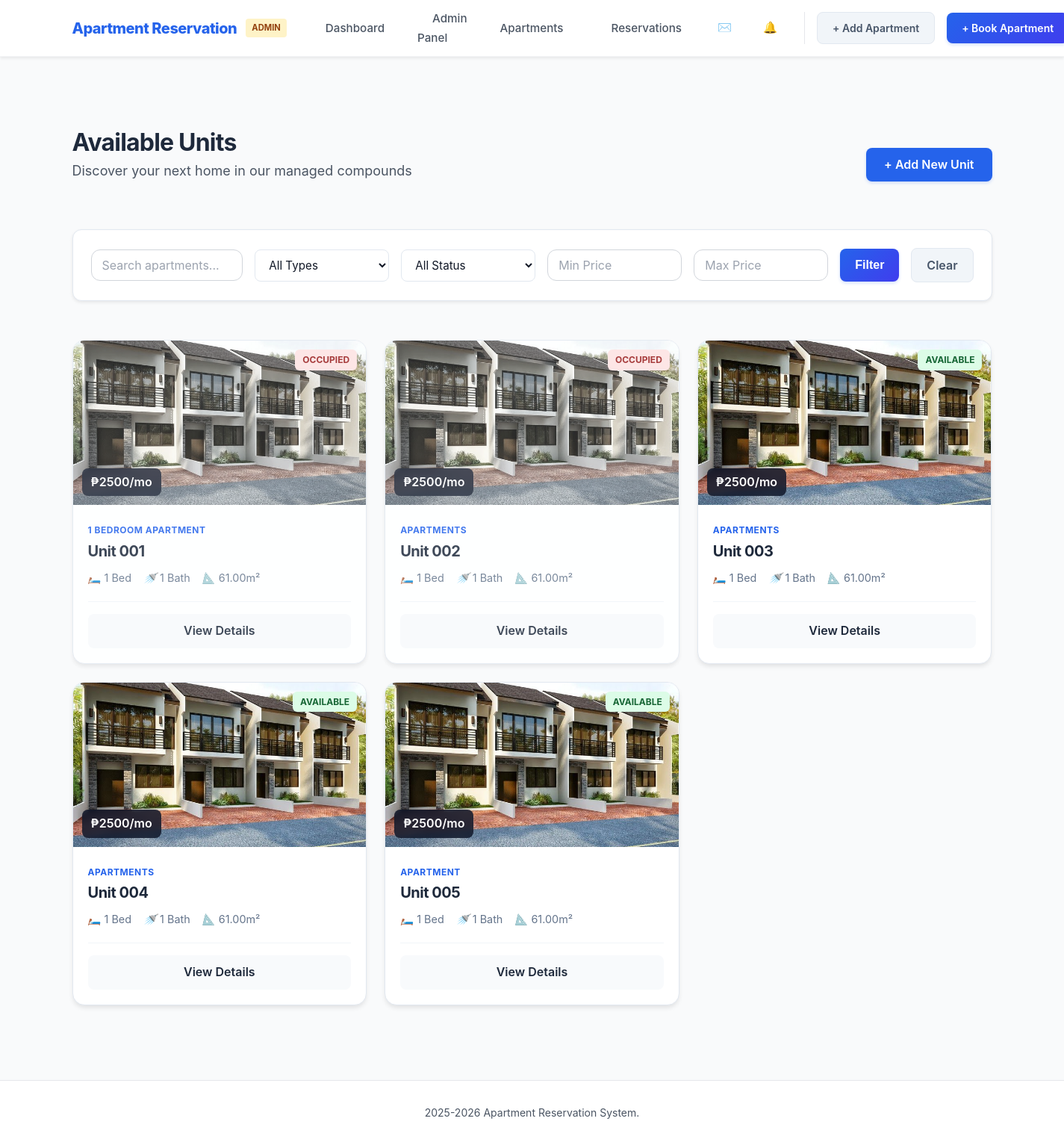
The page /apartments/ (signed in) on the database its author committed.
### reservations/models.py (models this page shows, shortened)
class Apartment(models.Model):
    STATUS_CHOICES = [
        ('available', 'Available'),
        ('occupied', 'Occupied'),
        ('maintenance', 'Maintenance'),
    ]
    APARTMENT_TYPES = [
        ('studio', 'Studio'),
        ('1br', '1 Bedroom'),
        ('2br', '2 Bedrooms'),
        ('3br', '3 Bedrooms'),
        ('penthouse', 'Penthouse'),
    ]
    name = models.CharField(max_length=100, verbose_name="Compound Name")
    apartment_type = models.CharField(max_length=20, choices=APARTMENT_TYPES)
    floor = models.IntegerField(validators=[MinValueValidator(1), MaxValueValidator(50)])
    unit_number = models.CharField(max_length=10, unique=True, verbose_name="Unit/House Number")
    price_per_month = models.DecimalField(max_digits=10, decimal_places=2)
    size_sqm = models.DecimalField(max_digits=6, decimal_places=2)
    bedrooms = models.IntegerField(validators=[MinValueValidator(0)])
    bathrooms = models.IntegerField(validators=[MinValueValidator(1)])
    status = models.CharField(max_length=20, choices=STATUS_CHOICES, default='available')
    description = models.TextField()
    amenities = models.TextField(help_text='Comma-separated amenities')
    image = models.ImageField(upload_to='apartments/', blank=True, null=True)
    created_at = models.DateTimeField(auto_now_add=True)
    updated_at = models.DateTimeField(auto_now=True)
    class Meta:
        ordering = ['floor', 'unit_number']

### reservations/views.py (the view, shortened to what this page needs)
# urls.py: path('apartments/', views.apartment_list_view, name='apartment_list'),
@login_required
def apartment_list_view(request):
    apartments = Apartment.objects.all()
    search = request.GET.get('search', '')
    apartment_type = request.GET.get('type', '')
    status = request.GET.get('status', '')
    min_price = request.GET.get('min_price', '')
    max_price = request.GET.get('max_price', '')
    print(f"Search: {search}")
    print(f"Type: {apartment_type}")
    print(f"Status: {status}")
    print(f"Total apartments before filter: {apartments.count()}")
    if apartment_type:
        apartments = apartments.filter(apartment_type=apartment_type)
        print(f"After type filter: {apartments.count()}")
    if status:
        apartments = apartments.filter(status=status)
        print(f"After status filter: {apartments.count()}")
    if min_price:
        apartments = apartments.filter(price_per_month__gte=min_price)
        print(f"After min_price filter: {apartments.count()}")
    if max_price:
        apartments = apartments.filter(price_per_month__lte=max_price)
        print(f"After max_price filter: {apartments.count()}")
    print(f"Final count: {apartments.count()}")
    context = {
        'apartments': apartments,
        'search': search,
        'apartment_type': apartment_type,
        'status': status,
        'min_price': min_price,
        'max_price': max_price,
    }
    return render(request, 'reservations/apartment_list.html', context)

### reservations/templates/reservations/apartment_list.html (shortened to what this page needs)
{% extends 'base.html' %}
{% block content %}
<div class="container">
    <div class="page-header">
        <div>
            <h1 class="main-title">Available Units</h1>
            <p class="subtitle">Discover your next home in our managed compounds</p>
        </div>
        {% if user.is_staff %}
        <a href="{% url 'apartment_create' %}" class="btn-filter-style">+ Add New Unit</a>
        {% endif %}
    </div>
    {% include 'atomic/molecules/filter_bar.html' %}
    <div class="units-grid">
        {% for apartment in apartments %}
        <div class="unit-card {% if apartment.status == 'occupied' %}unit-occupied{% endif %}">
            <div class="unit-image-box">
                {% if apartment.status == 'occupied' %}
                <div class="status-tag occupied">Occupied</div>
                {% else %}
                <div class="status-tag available">Available</div>
                {% endif %}
                {% if apartment.image %}
                <img src="{{ apartment.image.url }}" alt="Unit {{ apartment.unit_number }}">
                {% else %}
                <div class="img-placeholder"></div>
                {% endif %}
                <div class="price-overlay">₱{{ apartment.price_per_month|floatformat:0 }}/mo</div>
            </div>
            <div class="unit-content">
                <div class="unit-header">
                    <span class="compound-name">{{ apartment.name }}</span>
                    <h2 class="unit-number">Unit {{ apartment.unit_number }}</h2>
                </div>
                <div class="unit-specs">
                    <span><i class="icon">🛏️</i> {{ apartment.bedrooms }} Bed</span>
                    <span><i class="icon">🚿</i> {{ apartment.bathrooms }} Bath</span>
                    <span><i class="icon">📐</i> {{ apartment.size_sqm }}m²</span>
                </div>
                <div class="unit-footer">
                    <a href="{% url 'apartment_detail' apartment.pk %}" class="btn-view">View Details</a>
                </div>
            </div>
        </div>
        {% empty %}
        <div class="empty-state">
            <h3>No units found</h3>
            <p>Try adjusting your filters or check back later.</p>
        </div>
        {% endfor %}
    </div>
</div>
{% endblock %}

### reservations/templates/base.html (shortened to what this page needs)
<!DOCTYPE html>
<html lang="en">
<head>
    <link rel="stylesheet" href="/static/css/styles.css">
</head>
<body>
    {% if user.is_authenticated %}
        {% include 'atomic/organisms/header.html' %}
    {% endif %}
    <main class="main-content">
        {% block content %}{% endblock %}
    </main>
    {% include 'atomic/organisms/footer.html' %}
</body>
</html>

### reservations/templates/atomic/organisms/header.html (shortened to what this page needs)
<nav class="navbar">
    <div class="container nav-container">
        <div class="nav-brand">
            <a href="{% url 'dashboard' %}" class="brand-link">
                <h2>Apartment Reservation</h2>
            </a>
            {% if user.is_staff %}
            <span class="admin-badge">Admin</span>
            {% endif %}
        </div>
        <ul class="nav-menu">
            <li><a href="{% url 'dashboard' %}" class="nav-link">Dashboard</a></li>
            {% if user.is_staff %}
            <li><a href="{% url 'admin_dashboard' %}" class="nav-link">Admin Panel</a></li>
            {% endif %}
            <li><a href="{% if not user.is_staff %}{% url 'my_apartment' %}{% else %}{% url 'apartment_list' %}{% endif %}" class="nav-link">{% if not user.is_staff %}My Apartment{% else %}Apartments{% endif %}</a></li>
            <li><a href="{% url 'reservation_list' %}" class="nav-link">Reservations</a></li>
            <li>
                <a href="{% url 'inbox' %}" class="nav-link message-icon">
                    <span class="bell-icon">✉️</span>
                </a>
            </li>
            <li>
                <a href="{% url 'notifications' %}" class="nav-link notification-bell">
                    <span class="bell-icon">🔔</span>
                </a>
            </li>
            <div class="nav-actions">
                {% if user.is_staff %}
                <li><a href="{% url 'apartment_create' %}" class="btn btn-outline btn-sm">+ Add Apartment</a></li>
                <li><a href="{% url 'reservation_create' %}" class="btn btn-primary btn-sm">+ Book Apartment</a></li>
                {% else %}
                <li><a href="{% url 'reservation_create' %}" class="btn btn-primary btn-sm">+ Book Now</a></li>
                {% endif %}
            </div>
        </ul>
    </div>
</nav>

### reservations/templates/atomic/molecules/filter_bar.html (shortened to what this page needs)
<div class="filter-bar">
    <form method="get" class="filter-form">
        <input type="text" name="search" placeholder="Search apartments..." class="form-input" value="{{ search }}">
        <select name="type" class="form-select">
            <option value="">All Types</option>
        </select>
        <select name="status" class="form-select">
            <option value="">All Status</option>
        </select>
        <input type="number" name="min_price" placeholder="Min Price" class="form-input" value="{{ min_price }}">
        <input type="number" name="max_price" placeholder="Max Price" class="form-input" value="{{ max_price }}">
        <button type="submit" class="btn btn-primary">Filter</button>
        <a href="{% url 'apartment_list' %}" class="btn btn-outline">Clear</a>
    </form>
</div>

### reservations/templates/atomic/organisms/footer.html
<footer class="footer">
    <div class="container">
        <p> 2025-2026 Apartment Reservation System.</p>
    </div>
</footer>

### reservations/templates/atomic/organisms/header.html (style rules this page uses)
.navbar { background-color: #ffffff; box-shadow: 0 2px 4px rgba(0,0,0,0.08); position: sticky; top: 0; z-index: 1000; padding: 0.75rem 0; }
.nav-container { display: flex; justify-content: space-between; align-items: center; gap: 2rem; }
.nav-brand { display: flex; align-items: center; gap: 0.75rem; flex-shrink: 0; }
.brand-link { text-decoration: none; color: inherit; }
.brand-link h2 { margin: 0; font-size: 1.25rem; white-space: nowrap; }
.admin-badge { background-color: #fef3c7; color: #92400e; padding: 0.2rem 0.5rem; border-radius: 4px; font-size: 0.7rem; font-weight: 700; text-transform: uppercase; }
.nav-menu { display: flex; align-items: center; gap: 1.5rem; list-style: none; margin: 0; padding: 0; }
.nav-actions { display: flex; align-items: center; gap: 1rem; border-left: 1px solid #e5e7eb; padding-left: 1rem; margin-left: 0.5rem; }
.nav-link { text-decoration: none; color: #4b5563; font-weight: 500; font-size: 0.95rem; transition: color 0.2s; }
.notification-bell { position: relative; display: inline-flex; align-items: center; justify-content: center; padding: 4px; }

### reservations/templates/atomic/molecules/filter_bar.html (style rules this page uses)
.filter-bar { background: white; padding: 1.5rem; border-radius: 12px; box-shadow: 0 2px 4px rgba(0,0,0,0.08); margin-bottom: 2rem; border: 1px solid #e2e8f0; }
.filter-form { display: grid; grid-template-columns: 2fr repeat(2, 1fr) repeat(2, 1fr) auto auto; gap: 1rem; align-items: center; }
.form-input, .form-select { padding: 10px 14px; border: 1px solid #e2e8f0; border-radius: 8px; font-size: 0.95rem; transition: all 0.2s; background: white; }
.form-select { cursor: pointer; }
.btn { padding: 10px 20px; border-radius: 8px; font-weight: 600; text-decoration: none; transition: all 0.2s ease; cursor: pointer; border: none; white-space: nowrap; }
.btn-primary { background-color: #2563eb; color: white; box-shadow: 0 2px 4px rgba(37, 99, 235, 0.2); }
.btn-outline { background-color: #f1f5f9; color: #475569; border: 1px solid #e2e8f0; display: inline-flex; align-items: center; }

### reservations/templates/reservations/apartment_list.html (style rules this page uses)
:root { --primary: #2563eb; --primary-hover: #1d4ed8; --dark: #1e293b; --gray-text: #64748b; --bg-light: #f8fafc; --shadow: 0 4px 6px -1px rgb(0 0 0 / 0.1); }
.page-header { display: flex; justify-content: space-between; align-items: flex-end; margin-bottom: 2rem; }
.main-title { font-size: 2rem; color: var(--dark); font-weight: 700; margin-bottom: 4px; }
.subtitle { color: var(--gray-text); }
.btn-filter-style { display: inline-flex; align-items: center; background-color: var(--primary); color: white; padding: 10px 24px; border-radius: 8px; font-weight: 600; text-decoration: none; transition: all 0.2s ease; border: none; box-shadow: 0 2px 4px rgba(37, 99, 235, 0.2); height: fit-content; }
.units-grid { display: grid; grid-template-columns: repeat(auto-fill, minmax(320px, 1fr)); gap: 24px; padding: 20px 0; }
.unit-card { background: white; border-radius: 16px; overflow: hidden; box-shadow: var(--shadow); transition: transform 0.3s ease, box-shadow 0.3s ease; border: 1px solid #e2e8f0; }
.unit-image-box { position: relative; height: 220px; background: #f1f5f9; }
.unit-image-box img { width: 100%; height: 100%; object-fit: cover; }
.price-overlay { position: absolute; bottom: 12px; left: 12px; background: rgba(15, 23, 42, 0.85); color: white; padding: 6px 12px; border-radius: 8px; font-weight: 600; backdrop-filter: blur(4px); }
.status-tag { position: absolute; top: 12px; right: 12px; padding: 4px 10px; border-radius: 6px; font-size: 0.75rem; font-weight: 700; text-transform: uppercase; z-index: 2; }
.available { background: #dcfce7; color: #166534; }
.occupied { background: #fee2e2; color: #991b1b; }
.unit-content { padding: 20px; }
.compound-name { font-size: 0.75rem; text-transform: uppercase; color: var(--primary); font-weight: 700; letter-spacing: 0.5px; }
.unit-number { font-size: 1.25rem; color: var(--dark); margin: 4px 0 12px 0; }
.unit-specs { display: flex; gap: 16px; padding-bottom: 20px; border-bottom: 1px solid #f1f5f9; color: var(--gray-text); font-size: 0.9rem; }
.btn-view { display: block; text-align: center; background: var(--bg-light); color: var(--dark); margin-top: 16px; padding: 10px; border-radius: 8px; text-decoration: none; font-weight: 600; transition: 0.2s; }
.unit-occupied { opacity: 0.85; }
.unit-occupied .unit-image-box img { filter: grayscale(0.6); }

### rows shown on the page
Apartment: status "OCCUPIED", image (picture), price_per_month "2500", name "1 BEDROOM APARTMENT", unit_number "001", bedrooms "1", bathrooms "1", size_sqm "61.00"
Apartment: status "OCCUPIED", image (picture), price_per_month "2500", name "APARTMENTS", unit_number "002", bedrooms "1", bathrooms "1", size_sqm "61.00"
Apartment: status "AVAILABLE", image (picture), price_per_month "2500", name "APARTMENTS", unit_number "003", bedrooms "1", bathrooms "1", size_sqm "61.00"
Apartment: status "AVAILABLE", image (picture), price_per_month "2500", name "APARTMENTS", unit_number "004", bedrooms "1", bathrooms "1", size_sqm "61.00"
Apartment: status "AVAILABLE", image (picture), price_per_month "2500", name "APARTMENT", unit_number "005", bedrooms "1", bathrooms "1", size_sqm "61.00"
